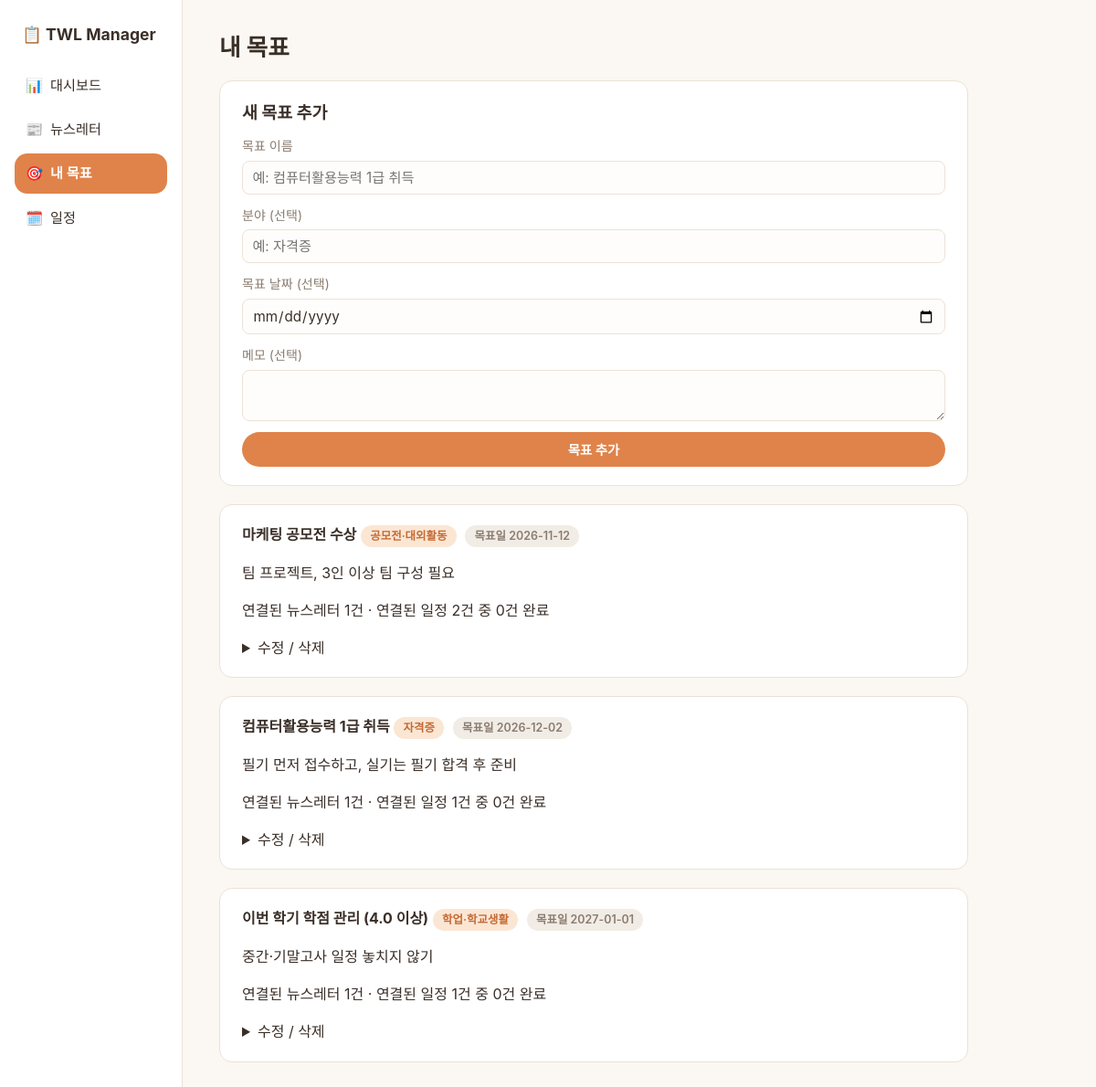
Screenshot of /goals/ with the database file from the repository.
### tables this page shows
CREATE TABLE goals (
    id INTEGER PRIMARY KEY AUTOINCREMENT,
    title TEXT NOT NULL,
    field TEXT,                 -- 분야 (예: 자격증, 공모전)
    target_date TEXT,           -- YYYY-MM-DD, 없으면 NULL
    memo TEXT,
    created_at TEXT NOT NULL DEFAULT (datetime('now'))
);

### src/routes/goals.py (the view)
@bp.route("/")
def index():
    db = get_db()
    goals = db.execute(
        "SELECT * FROM goals ORDER BY target_date IS NULL, target_date ASC"
    ).fetchall()
    goals_with_counts = []
    for goal in goals:
        newsletter_count = db.execute(
            "SELECT COUNT(*) FROM newsletters WHERE goal_id = ?", (goal["id"],)
        ).fetchone()[0]
        schedule_total = db.execute(
            "SELECT COUNT(*) FROM schedules WHERE goal_id = ?", (goal["id"],)
        ).fetchone()[0]
        schedule_done = db.execute(
            "SELECT COUNT(*) FROM schedules WHERE goal_id = ? AND status = '완료'", (goal["id"],)
        ).fetchone()[0]
        goals_with_counts.append(
            {
                "goal": goal,
                "newsletter_count": newsletter_count,
                "schedule_total": schedule_total,
                "schedule_done": schedule_done,
            }
        )
    return render_template("goals.html", goals=goals_with_counts)

### src/db.py (called while the page is built)
def get_db() -> sqlite3.Connection:
    if "db" not in g:
        DB_PATH.parent.mkdir(parents=True, exist_ok=True)
        g.db = sqlite3.connect(DB_PATH)
        g.db.row_factory = sqlite3.Row
        g.db.execute("PRAGMA foreign_keys = ON")
    return g.db

### templates/goals.html (shortened to what this page needs)
{% extends "base.html" %}
{% block content %}
  <h1>내 목표</h1>
  <section class="card">
    <h2>새 목표 추가</h2>
    <form method="post" action="{{ url_for('goals.add') }}" class="stacked-form">
      <label>목표 이름
        <input type="text" name="title" required placeholder="예: 컴퓨터활용능력 1급 취득">
      </label>
      <label>분야 (선택)
        <input type="text" name="field" placeholder="예: 자격증">
      </label>
      <label>목표 날짜 (선택)
        <input type="date" name="target_date">
      </label>
      <label>메모 (선택)
        <textarea name="memo" rows="2"></textarea>
      </label>
      <button type="submit" class="btn-primary">목표 추가</button>
    </form>
  </section>
  {% for entry in goals %}
    <article class="card">
      <header>
        <strong>{{ entry.goal.title }}</strong>
        {% if entry.goal.field %}<span class="tag">{{ entry.goal.field }}</span>{% endif %}
        {% if entry.goal.target_date %}<span class="tag muted">목표일 {{ entry.goal.target_date }}</span>{% endif %}
      </header>
      {% if entry.goal.memo %}<p class="summary">{{ entry.goal.memo }}</p>{% endif %}
      <p class="meta">
        연결된 뉴스레터 {{ entry.newsletter_count }}건 ·
        연결된 일정 {{ entry.schedule_total }}건 중 {{ entry.schedule_done }}건 완료
      </p>
      <details>
        <summary>수정 / 삭제</summary>
      </details>
    </article>
  {% endfor %}
{% endblock %}

### static/style.css (style rules this page uses)
:root { --bg: #fbf7f2; --card-bg: #ffffff; --ink: #3a2f28; --muted: #8a7c70; --accent: #e0834a; --accent-dark: #c56a34; --accent-soft: #fbe6d4; --danger: #c0503f; --border: #ece2d6; --radius: 14px; }
* { box-sizing: border-box; }
body { margin: 0; font-family: -apple-system, "Apple SD Gothic Neo", "Pretendard", "Noto Sans KR", sans-serif; background: var(--bg); color: var(--ink); font-size: 16px; line-height: 1.55; }
h1 { font-size: 1.6rem; margin: 0 0 1rem; }
h2 { font-size: 1.15rem; margin: 0 0 0.75rem; }
.card { background: var(--card-bg); border: 1px solid var(--border); border-radius: var(--radius); padding: 1.25rem 1.5rem; margin-bottom: 1.25rem; }
.tag { display: inline-block; background: var(--accent-soft); color: var(--accent-dark); border-radius: 999px; padding: 0.15rem 0.65rem; font-size: 0.78rem; font-weight: 600; margin-right: 0.3rem; }
.tag.muted { background: #f1ece5; color: var(--muted); }
.stacked-form { display: flex; flex-direction: column; gap: 0.75rem; margin-top: 0.5rem; }
.stacked-form label { display: flex; flex-direction: column; gap: 0.3rem; font-size: 0.88rem; color: var(--muted); }
input[type=text], input[type=date], select, textarea { font-family: inherit; font-size: 0.95rem; padding: 0.5rem 0.65rem; border: 1px solid var(--border); border-radius: 8px; background: #fffdfb; color: var(--ink); }
textarea { resize: vertical; }
button { font-family: inherit; cursor: pointer; border: none; border-radius: 999px; padding: 0.55rem 1.1rem; font-size: 0.9rem; font-weight: 600; }
.btn-primary { background: var(--accent); color: white; }

### rows the page displays
goals: goal "마케팅 공모전 수상", goal.field "공모전·대외활동", goal.target_date "2026-11-12", goal.memo "팀 프로젝트, 3인 이상 팀 구성 필요"
goals: goal "컴퓨터활용능력 1급 취득", goal.field "자격증", goal.target_date "2026-12-02", goal.memo "필기 먼저 접수하고, 실기는 필기 합격 후 준비"
goals: goal "이번 학기 학점 관리 (4.0 이상)", goal.field "학업·학교생활", goal.target_date "2027-01-01", goal.memo "중간·기말고사 일정 놓치지 않기"

### other values shown
{{ entry.newsletter_count }} "1" "1" "1"
{{ entry.schedule_total }} "2" "1" "1"
{{ entry.schedule_done }} "0" "0" "0"
